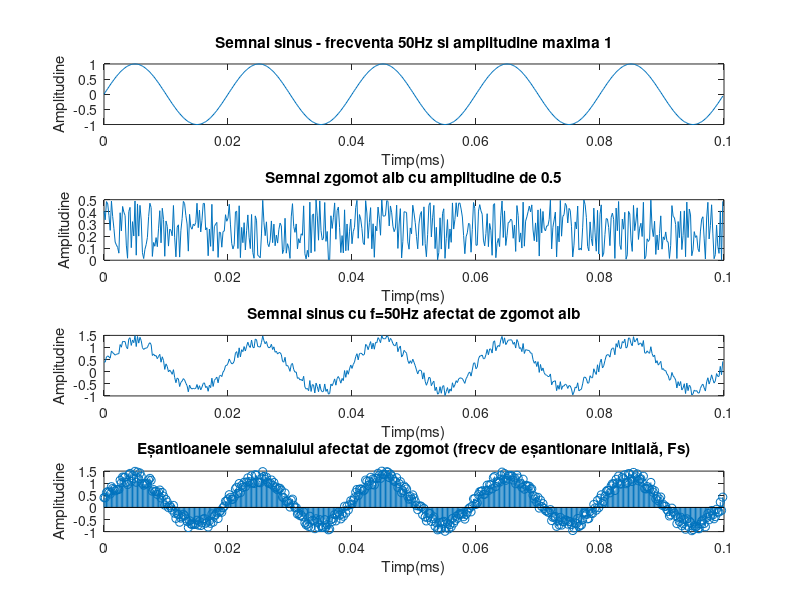

MATLAB code to generate this figure:
% Laborator Interferente si Perturbatii
% 8 Martie 2021

% Ex3

%Generarea unui semnal sinusoidal cu o frecv f=50Hz
clc;
clear;

%setarea frecventei
frecv = 50;

%calculul perioadei [s]
Tsemnal = 1/frecv;

%stabilirea frecv de esantionare
Fs = 100*frecv;

%calculul perioadei [s]
Tesant = 1/Fs;

%numar perioade
nrPerioade = 5;

%Setarea bazei de timp
t = 0:Tesant:Tsemnal*nrPerioade;

%definirea semnalului sin
y = sin(2*pi*frecv*t);

%afisarea semnalului sin generat
lungime_plot = nrPerioade*(Fs/frecv);
figure
subplot(4,1,1)
plot(t(1:lungime_plot),y(1:lungime_plot))
xlabel('Timp(ms)')
ylabel('Amplitudine')
title('Semnal sinus - frecventa 50Hz si amplitudine maxima 1')

%Generare semnal zgomot alb
ampl = 0.5; %amplitudinea zgomotului
n = ampl*rand(size(t));
%n = ampl*rand(size(t))-.25;
subplot(4,1,2)
plot(t(1:lungime_plot),n(1:lungime_plot))
xlabel('Timp(ms)')
ylabel('Amplitudine')
title('Semnal zgomot alb cu amplitudine de 0.5')

%afisarea semnalului initial afectat de zgmomot alb
xn = y + n;
subplot(4,1,3)
plot(t(1:lungime_plot),xn(1:lungime_plot))
xlabel('Timp(ms)')
ylabel('Amplitudine')
title('Semnal sinus cu f=50Hz afectat de zgomot alb')

%Afișarea tuturor eșantioanelor semnalului afectat de zgomot
subplot(4,1,4)
stem(t(1:lungime_plot),xn(1:lungime_plot))
xlabel('Timp(ms)')
ylabel('Amplitudine')
title('Eșantioanele semnalului afectat de zgomot (frecv de eșantionare initială, Fs)')











